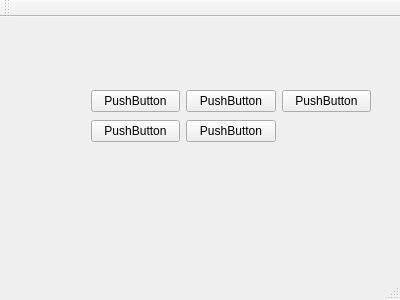
<?xml version="1.0" encoding="UTF-8"?>
<ui version="4.0">
 <class>MainWindow</class>
 <widget class="QMainWindow" name="MainWindow">
  <property name="geometry">
   <rect>
    <x>0</x>
    <y>0</y>
    <width>400</width>
    <height>300</height>
   </rect>
  </property>
  <property name="windowTitle">
   <string>MainWindow</string>
  </property>
  <widget class="QWidget" name="centralWidget">
   <widget class="QWidget" name="gridLayoutWidget">
    <property name="geometry">
     <rect>
      <x>80</x>
      <y>60</y>
      <width>302</width>
      <height>80</height>
     </rect>
    </property>
    <layout class="QGridLayout" name="gridLayout">
     <item row="0" column="0">
      <widget class="QPushButton" name="pushButton_2">
       <property name="text">
        <string>PushButton</string>
       </property>
      </widget>
     </item>
     <item row="1" column="0">
      <widget class="QPushButton" name="pushButton">
       <property name="text">
        <string>PushButton</string>
       </property>
      </widget>
     </item>
     <item row="1" column="1">
      <widget class="QPushButton" name="pushButton_3">
       <property name="text">
        <string>PushButton</string>
       </property>
      </widget>
     </item>
     <item row="0" column="1">
      <widget class="QPushButton" name="pushButton_4">
       <property name="text">
        <string>PushButton</string>
       </property>
      </widget>
     </item>
     <item row="0" column="2">
      <widget class="QPushButton" name="pushButton_5">
       <property name="text">
        <string>PushButton</string>
       </property>
      </widget>
     </item>
    </layout>
   </widget>
  </widget>
  <widget class="QMenuBar" name="menuBar">
   <property name="geometry">
    <rect>
     <x>0</x>
     <y>0</y>
     <width>400</width>
     <height>24</height>
    </rect>
   </property>
  </widget>
  <widget class="QToolBar" name="mainToolBar">
   <attribute name="toolBarArea">
    <enum>TopToolBarArea</enum>
   </attribute>
   <attribute name="toolBarBreak">
    <bool>false</bool>
   </attribute>
  </widget>
  <widget class="QStatusBar" name="statusBar"/>
 </widget>
 <layoutdefault spacing="6" margin="11"/>
 <resources/>
 <connections/>
</ui>
